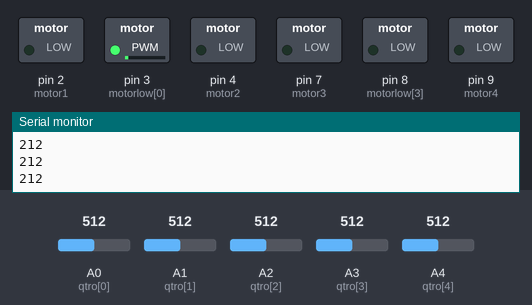
A sketch run on a simulated Arduino Uno, built with avr-gcc and run on an emulated ATmega328P. Shown: switched loads named in the sketch (green lamp = pin HIGH), the last lines printed to the serial monitor. The inputs (shaded band) are chosen by the test bench; at power-on: A0 (qtro[0]) = 512, A1 (qtro[1]) = 512, A2 (qtro[2]) = 512, A3 (qtro[3]) = 512, A4 (qtro[4]) = 512. Pins used as bus, display or sensor lines are not drawn.

Above: at 0.06 s.
At 1.2 s:
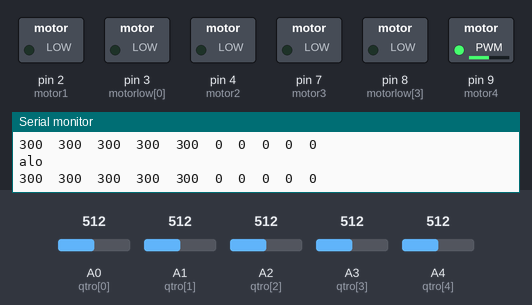
1.3 s: A0 (qtro[0]) set to 543
4.3 s: A0 (qtro[0]) set to 562
At 5.5 s:
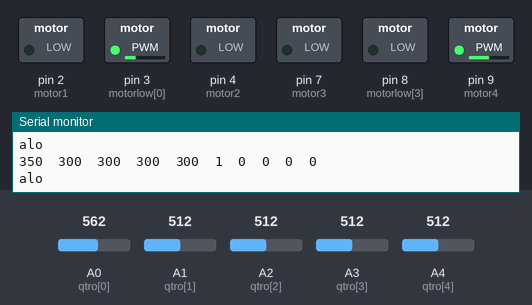
5.8 s: A1 (qtro[1]) set to 329
7.3 s: A1 (qtro[1]) set to 299
8.8 s: A2 (qtro[2]) set to 320
11.8 s: A2 (qtro[2]) set to 302
Timing chart, 0 to 14.3 s (numbered marks = the images above; inputs shaded):
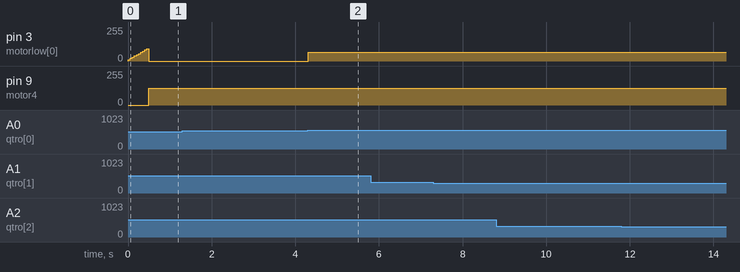

Measured:
- the behaviour switches between 552 and 553 on A0 (qtro[0]) (found by bisection; images 1 and 2)
- after the input at 4.3 s, pin 3 (motorlow[0]): 0/255 → 67/255 at once
- by itself, pin 3 (motorlow[0]): rises from 0/255 to 91/255 in 0.44 s, then falls to 0/255 in 0.05 s

The sketch:

Main.ino
```cpp
//File lấy dữ liệu
//Số đc lấy từ trái sang phảiic
#define motor1 2
#define motor2 4
#define motor3 7
#define motor4 9
const int motorlow[4] = {3, 5, 6, 8};
const int trig = 5;     // chân trig của HC-SR04
const int echo = 6;     // chân echo của HC-SR04

int trungbinh = 340;
int nguongmin = 300; // set de tat ca deu = 300 khi ko co line
const int qtro[5] = {A0, A1, A2, A3, A4};
int ktraqtro[5] = {0, 0, 0, 0, 0};
int locqtro[5] = {0, 0, 0, 0, 0};
int tanggiam[5] = {0, 0, 0, 0, 0};
bool isRun = false;
int timer = 0;
float fix_sp = 2;
//---------------------------------------------------------------------

void setup() {
  //pinMode(trig, OUTPUT);  // chân trig sẽ phát tín hiệu
  //pinMode(echo, INPUT);   // chân echo sẽ nhận tín hiệu

  Serial.begin(9600);
  for (int i = 0; i < 5; i++) {
    pinMode(qtro[i], INPUT);
  }
}
//--------------------------------------------------------------------
bool a = false;
void loop() {
  //ktravatcan();
  //  analogWrite(motor1,200);
  //  analogWrite(motor3,200);
  //  analogWrite(motorlow[1],200);
  //  analogWrite(motorlow[3],200);

  //   analogWrite(motor2, 100);
  //  analogWrite(motor4, 100);

  Getlocquangtro();
  digital();

  if (!a) {
    laytanggiam();
    a = true;
    //delay(1000);
  }
  laydulieu();

  //  //delay(100);
}
//----------Ktra cac kieu-------------------------------------------------------
void GetSensorAnalog() {
  for (int i = 0; i < 5; i++) {
    Serial.print(analogRead(qtro[i]));
    Serial.print("       ");
  }

  Serial.println();
  //delay(10);
}
void Gettanggiam() {
  for (int i = 0; i < 5; i++) {
    Serial.print(tanggiam[i]);
    Serial.print("  ");
  }

  Serial.println();
}
void Getlocquangtro() {
  for (int i = 0; i < 5; i++) {
    locqtro[i] = analogRead(qtro[i]) - tanggiam[i];
    Serial.print(locqtro[i]);
    Serial.print("  ");
  }
  //Serial.println();
}
void digital() {
  for (int i = 0; i < 5; i++) {
    if (locqtro[i] > trungbinh) {
      ktraqtro[i] = 1;
    } else {
      ktraqtro[i] = 0;
    };
  }
  for (int i = 0; i < 5; i++) {
    Serial.print(ktraqtro[i]);
    Serial.print("  ");
  }
  Serial.println();
}
void pidinfo(int x, int y, int pid) {
  Serial.print("X: ");
  Serial.println(x);
  Serial.print("Y: ");
  Serial.println(y);
  Serial.print("Pid: ");
  Serial.println(pid);
}
//-------------------------------------------------------------------

//--------------------------------------------------------------
long long int sys_start = 0 ;
void ktravatcan() {
  unsigned long duration; // biến đo thời gian
  int distance;           // biến lưu khoảng cách

  digitalWrite(trig, 0);  // tắt chân trig
  delayMicroseconds(2);
  digitalWrite(trig, 1);  // phát xung từ chân trig
  delayMicroseconds(5);   // xung có độ dài 5 microSeconds
  digitalWrite(trig, 0);  // tắt chân trig
  duration = pulseIn(echo, HIGH);
  distance = int(duration / 2 / 29.412);
  if (distance < 15) {
    analogWrite(motor1, 0);
    analogWrite(motor2, 0);
    isRun = false;
    sys_start = millis();
  } else {
    laydulieu();
  }
}

//-------------------------------------------------------------------
int pid;

bool Line[5] = {false};

int soluongqtrophiatrenline = 0;
long long int timecheck = 0;
bool done = true;
bool cuaphai = false;
bool cuatrai = false;
long long int delayed = 0;
void LinePIDFilter() { //PID control in line tracking mode
  static double kP = 10, kI = 0, kD = 0; //69 la max //lqd 67 or 62-59//0.5 -15
  static double gain = 100;
  static double prev_error = 0, prev_I = 0;
  double p = 0, i = 0, d = 0, pid_value;

  p = xulyloi();
  // Serial.println(p);
  i = p + prev_I;
  d = p - prev_error;

  pid_value = kP * p + kI * i + kD * d;
  pid = pid_value;
  prev_I = i;
  prev_error = p;
  pid_value *= gain / 100;

  float ratio = 0;
  float x = 255 + pid;
  float y = 255 - pid;

  if (x > 255 || y > 255) {
    if (x < y) {
      ratio = 255 / y;
    } else {
      ratio = 255 / x;
    }
    x *= ratio;
    y *= ratio;
  }

  if (!isRun) {
    if (millis() - sys_start <= 500) {
      x = x * (millis() - sys_start + 200) / 700;
      y = y * (millis() - sys_start + 200) / 700;

    } else {
      isRun = true;
    }
  }

  constrain(x, 0, 255);
  constrain(y, 0, 255);

  if (soluongqtrophiatrenline > 2) {
    if (!Line[0] && Line[4]) {
      Serial.println("------------------cua phai----------------");
      timecheck = millis();
      done = false;
      cuaphai = true;
    } else if (Line[0] && !Line[4]) {
      Serial.println("------------------cua trai----------------");
      timecheck = millis();
      done = false;
      cuatrai = true;
    }
} else {
  delayed = millis();
}
Serial.println("alo");
if (!done ) {
  if (cuaphai) {
    if (millis() - timecheck > 100) {
      if (Line[2] || Line[3]) {
        done = true;
        cuaphai = false;
      }
      analogWrite(motor1, 140);
      analogWrite(motor3, 140);
      analogWrite(motorlow[0], 0);
      analogWrite(motorlow[2], 0);
      analogWrite(motorlow[1], 140);
      analogWrite(motorlow[3], 140);
      analogWrite(motor2, 0);
      analogWrite(motor4, 0);
    }
    Serial.println("cua phai");
  } else if (cuatrai) {
    if (millis() - timecheck > 100) {
      if (Line[1] || Line[2]) {
        done = true;
        cuatrai = false;
      }
      analogWrite(motor2, 140);
      analogWrite(motor4, 140);
      analogWrite(motorlow[1], 0);
      analogWrite(motorlow[3], 0);
      analogWrite(motorlow[0], 140);
      analogWrite(motorlow[2], 140);
      analogWrite(motor1, 0);
      analogWrite(motor3, 0);
    }
    Serial.println("cua trai");

  }
  return false;
}
if (false) {
} else {
  if (y < 250 ) { //y<250
    analogWrite(motorlow[1], (int)y / fix_sp - 25);
    analogWrite(motorlow[3], (int)y / fix_sp - 25);
    analogWrite(motor2, 0);
    analogWrite(motor4, 0);
  } else {
    analogWrite(motorlow[1], 0);
    analogWrite(motorlow[3], 0);
    analogWrite(motor2, (int)y / fix_sp);
    analogWrite(motor4, (int)y / fix_sp);
  }
  if (x < 250 ) { //x<250
    analogWrite(motorlow[0], (int)x / fix_sp - 25);
    analogWrite(motorlow[2], (int)x / fix_sp - 25);
    analogWrite(motor1, 0);
    analogWrite(motor3, 0);
  } else {
    analogWrite(motorlow[0], 0);
    analogWrite(motorlow[2], 0);
    analogWrite(motor1, (int)x / fix_sp);
    analogWrite(motor3, (int)x / fix_sp);

  }
}
}
void laytanggiam() {
  for (int i = 0; i < 5; i++) {
    tanggiam[i] = analogRead(qtro[i]) - nguongmin;
    Serial.println(tanggiam[i]);
  }
}
void laydulieu() {

  // for (int i = 0; i < 5; i++) {
  //ktraqtro[i] = 0;
  //}

  for (int i = 0; i < 5; i++) {
    locqtro[i] = analogRead(qtro[i]) - tanggiam[i];
  }

  for (int i = 0; i < 5; i++) {
    if (locqtro[i] > trungbinh) {
      ktraqtro[i] = 1;
    } else {
      ktraqtro[i] = 0;
    };
  }
  LinePIDFilter();
}


//---------------------------------------------------------------------------------


int xulyloi() {
  //Kiểm tra số quang trở phía trên line
  for (int i = 0; i < 5; i++) {
    Line[i] = false;
  }
  soluongqtrophiatrenline  = 0;
  for (int i = 0; i < 5; i++) {
    if (ktraqtro[i]) {
      soluongqtrophiatrenline += 1;
    }
  }
  /*
    if(soluongqtrophiatrenline >=3){
    fix_sp = 4;
    44ntln();
    Serial.print(">3");
    Serial.println();
    }else{
     fix_sp = 1.1;
    }*/
  //Chuyển từ 0001000 sang false,true
  for (int i = 0; i < 5; i++) {
    if (ktraqtro[i] == 1) {
      Line[i] = true;
    }
  }

  //Xác định lỗi
  static int prev_error = 0;
  switch (soluongqtrophiatrenline) {
    case 0: {
        //        if (prev_error == 0) {
        //          return 0;
        //        } else if (prev_error == 4 || prev_error == 5) {
        //          prev_error = 5;
        //          return 5;
        //        } else if (prev_error == -4 || prev_error == -5) {
        //          prev_error = -5;
        //          return -5;
        //        }
        //        else
        return prev_error;
        break;
      }
    case 1: {
        for (int i = 0; i < 5; i++) {
          if (Line[i]) {
            switch (i) {
              case 0: {
                  prev_error = -4;
                  return -4;
                  break;
                }
              case 1: {
                  prev_error = -2;
                  return -2;
                  break;
                }
              case 2: {
                  prev_error = 0;
                  return 0;
                  break;
                }
              case 3: {
                  prev_error = 2;
                  return 2;
                  break;
                }
              case 4: {
                  prev_error = 4;
                  return 4;
                  break;
                }
              default: {
                  return prev_error;
                  break;
                }
            }
            break;
          }
        }
        break;
      }
    case 2: {
        if (Line[0] && Line[1]) {
          prev_error = -3;
          return -3;
        } else if (Line[1] && Line[2]) {
          prev_error = -1;
          return -1;
        } else if (Line[2] && Line[3]) {
          prev_error = 1;
          return 1;
        } else if (Line[3] && Line[4]) {
          prev_error = 3;
          return 3;
        } else return prev_error;
        break;
      }
    case 3: {
        if (Line[0] && Line[1] && Line[2]) {
          if (prev_error == 1) {
            prev_error = 1;
            return 1;
          }
          prev_error = -1;
          return -1;
        } else if (Line[1] && Line[2] && Line[3]) {
          prev_error = 0;
          return 0;
        } else if (Line[2] && Line[3] && Line[4]) {
          if (prev_error == -1) {
            prev_error = -1;
            return -1;
          }
          prev_error = 1;
          return 1;
        } else return prev_error;
        break;
      }
    case 4: {
        if (Line[0] && Line[1] && Line[2] && Line[3]) {
          prev_error = -4;
          return -4;
        }
        else if (Line[1] && Line[2] && Line[3] && Line[3]) {
          prev_error = 4;
          return 4;
        }
        //                else if(Line[0] && Line[1] && Line[2] && Line[4]){
        //                  prev_error = -4;
        //                  return -4;
        //                }else if(Line[0] && Line[3] && Line[2] && Line[4]){
        //                  prev_error = 4;
        //                  return 4;
        //                }
        else {
          return prev_error;
        }
        //return prev_error;
        break;
      }
    case 5: {
        prev_error = 0;
        return 0;
      }
    default: {
        return prev_error;
      }
  }
  Serial.print(prev_error);
  Serial.println();
}
```
